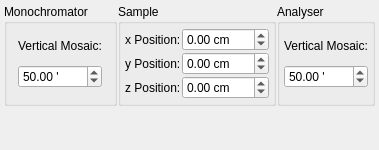
     <widget class="QWidget" name="tabEck">
      <attribute name="title">
       <string>Advanced TAS</string>
      </attribute>
      <layout class="QGridLayout" name="gridLayout_9">
       <property name="margin">
        <number>4</number>
       </property>
       <property name="spacing">
        <number>1</number>
       </property>
       <item row="0" column="2">
        <widget class="QGroupBox" name="groupBox_18">
         <property name="sizePolicy">
          <sizepolicy hsizetype="Preferred" vsizetype="Preferred">
           <horstretch>0</horstretch>
           <verstretch>0</verstretch>
          </sizepolicy>
         </property>
         <property name="title">
          <string>Analyser</string>
         </property>
         <layout class="QGridLayout" name="gridLayout_29">
          <property name="margin">
           <number>4</number>
          </property>
          <property name="spacing">
           <number>1</number>
          </property>
          <item row="0" column="0">
           <widget class="QLabel" name="label_62">
            <property name="sizePolicy">
             <sizepolicy hsizetype="Fixed" vsizetype="Fixed">
              <horstretch>0</horstretch>
              <verstretch>0</verstretch>
             </sizepolicy>
            </property>
            <property name="text">
             <string>Vertical Mosaic:</string>
            </property>
           </widget>
          </item>
          <item row="1" column="0">
           <widget class="QDoubleSpinBox" name="spinAnaMosaicV">
            <property name="suffix">
             <string> '</string>
            </property>
            <property name="decimals">
             <number>2</number>
            </property>
            <property name="maximum">
             <double>999.000000000000000</double>
            </property>
            <property name="value">
             <double>50.000000000000000</double>
            </property>
           </widget>
          </item>
         </layout>
        </widget>
       </item>
       <item row="0" column="1">
        <widget class="QGroupBox" name="groupBox_19">
         <property name="title">
          <string>Sample</string>
         </property>
         <layout class="QGridLayout" name="gridLayout_28">
          <property name="margin">
           <number>4</number>
          </property>
          <property name="spacing">
           <number>1</number>
          </property>
          <item row="0" column="0">
           <widget class="QLabel" name="label_58">
            <property name="sizePolicy">
             <sizepolicy hsizetype="Fixed" vsizetype="Preferred">
              <horstretch>0</horstretch>
              <verstretch>0</verstretch>
             </sizepolicy>
            </property>
            <property name="text">
             <string>x Position:</string>
            </property>
           </widget>
          </item>
          <item row="0" column="1">
           <widget class="QDoubleSpinBox" name="spinSamplePosX">
            <property name="suffix">
             <string> cm</string>
            </property>
            <property name="decimals">
             <number>2</number>
            </property>
            <property name="minimum">
             <double>-999.000000000000000</double>
            </property>
            <property name="maximum">
             <double>999.000000000000000</double>
            </property>
            <property name="singleStep">
             <double>0.010000000000000</double>
            </property>
            <property name="value">
             <double>0.000000000000000</double>
            </property>
           </widget>
          </item>
          <item row="1" column="0">
           <widget class="QLabel" name="label_60">
            <property name="sizePolicy">
             <sizepolicy hsizetype="Fixed" vsizetype="Preferred">
              <horstretch>0</horstretch>
              <verstretch>0</verstretch>
             </sizepolicy>
            </property>
            <property name="text">
             <string>y Position:</string>
            </property>
           </widget>
          </item>
          <item row="1" column="1">
           <widget class="QDoubleSpinBox" name="spinSamplePosY">
            <property name="suffix">
             <string> cm</string>
            </property>
            <property name="decimals">
             <number>2</number>
            </property>
            <property name="minimum">
             <double>-999.000000000000000</double>
            </property>
            <property name="maximum">
             <double>999.000000000000000</double>
            </property>
            <property name="singleStep">
             <double>0.010000000000000</double>
            </property>
            <property name="value">
             <double>0.000000000000000</double>
            </property>
           </widget>
          </item>
          <item row="2" column="0">
           <widget class="QLabel" name="label_61">
            <property name="sizePolicy">
             <sizepolicy hsizetype="Fixed" vsizetype="Preferred">
              <horstretch>0</horstretch>
              <verstretch>0</verstretch>
             </sizepolicy>
            </property>
            <property name="text">
             <string>z Position:</string>
            </property>
           </widget>
          </item>
          <item row="2" column="1">
           <widget class="QDoubleSpinBox" name="spinSamplePosZ">
            <property name="suffix">
             <string> cm</string>
            </property>
            <property name="decimals">
             <number>2</number>
            </property>
            <property name="minimum">
             <double>-999.000000000000000</double>
            </property>
            <property name="maximum">
             <double>999.000000000000000</double>
            </property>
            <property name="singleStep">
             <double>0.010000000000000</double>
            </property>
            <property name="value">
             <double>0.000000000000000</double>
            </property>
           </widget>
          </item>
         </layout>
        </widget>
       </item>
       <item row="0" column="0">
        <widget class="QGroupBox" name="groupBox_7">
         <property name="sizePolicy">
          <sizepolicy hsizetype="Preferred" vsizetype="Preferred">
           <horstretch>0</horstretch>
           <verstretch>0</verstretch>
          </sizepolicy>
         </property>
         <property name="title">
          <string>Monochromator</string>
         </property>
         <layout class="QGridLayout" name="gridLayout_27">
          <property name="margin">
           <number>4</number>
          </property>
          <property name="spacing">
           <number>1</number>
          </property>
          <item row="0" column="0">
           <widget class="QLabel" name="label_59">
            <property name="sizePolicy">
             <sizepolicy hsizetype="Fixed" vsizetype="Fixed">
              <horstretch>0</horstretch>
              <verstretch>0</verstretch>
             </sizepolicy>
            </property>
            <property name="text">
             <string>Vertical Mosaic:</string>
            </property>
           </widget>
          </item>
          <item row="1" column="0">
           <widget class="QDoubleSpinBox" name="spinMonoMosaicV">
            <property name="suffix">
             <string> '</string>
            </property>
            <property name="decimals">
             <number>2</number>
            </property>
            <property name="maximum">
             <double>999.000000000000000</double>
            </property>
            <property name="value">
             <double>50.000000000000000</double>
            </property>
           </widget>
          </item>
         </layout>
        </widget>
       </item>
       <item row="1" column="1">
        <spacer name="verticalSpacer">
         <property name="orientation">
          <enum>Qt::Vertical</enum>
         </property>
         <property name="sizeHint" stdset="0">
          <size>
           <width>20</width>
           <height>40</height>
          </size>
         </property>
        </spacer>
       </item>
      </layout>
     </widget>
